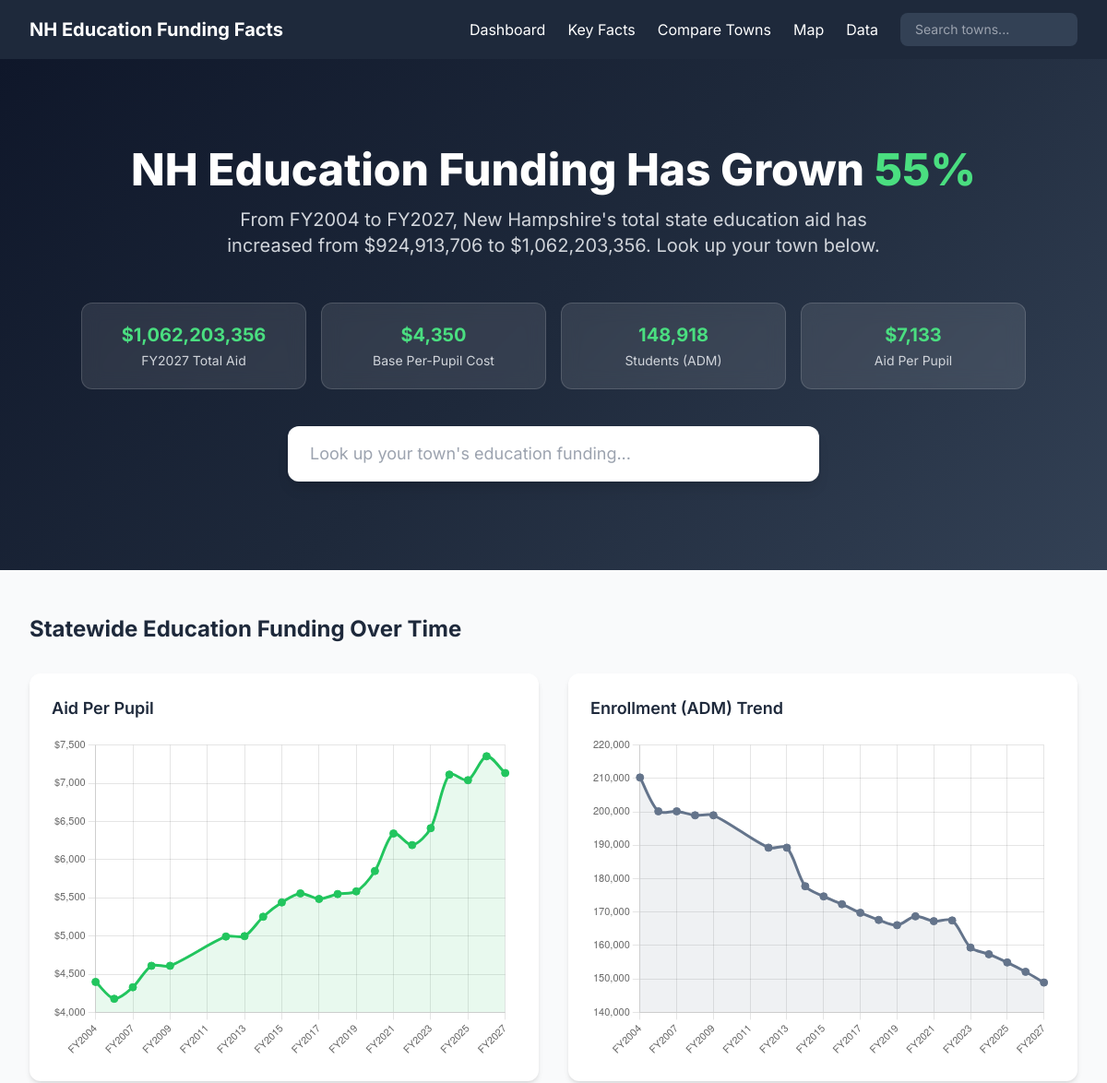
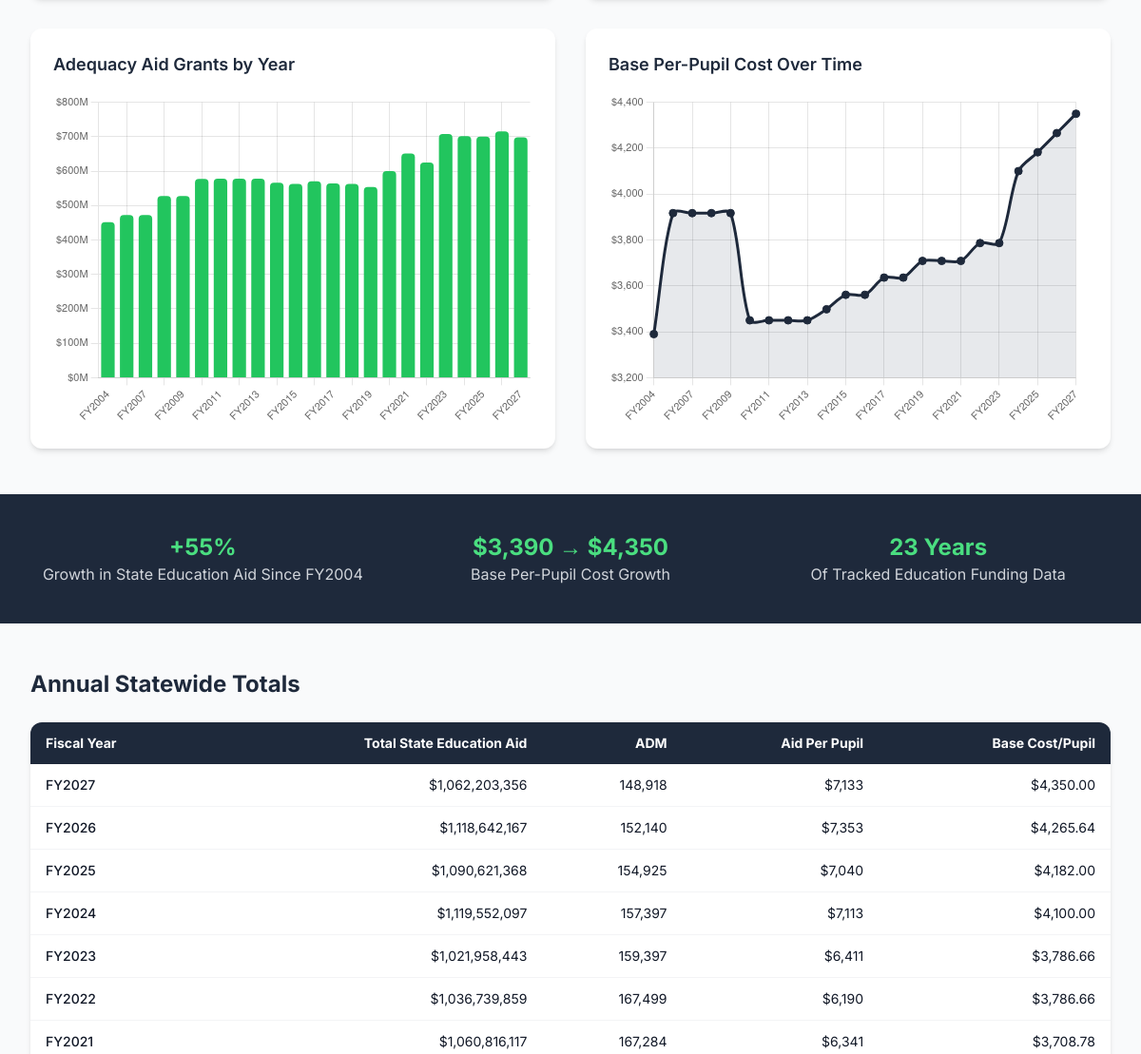
Before: / (upper part) with the older database file (2 pictures, top to bottom).
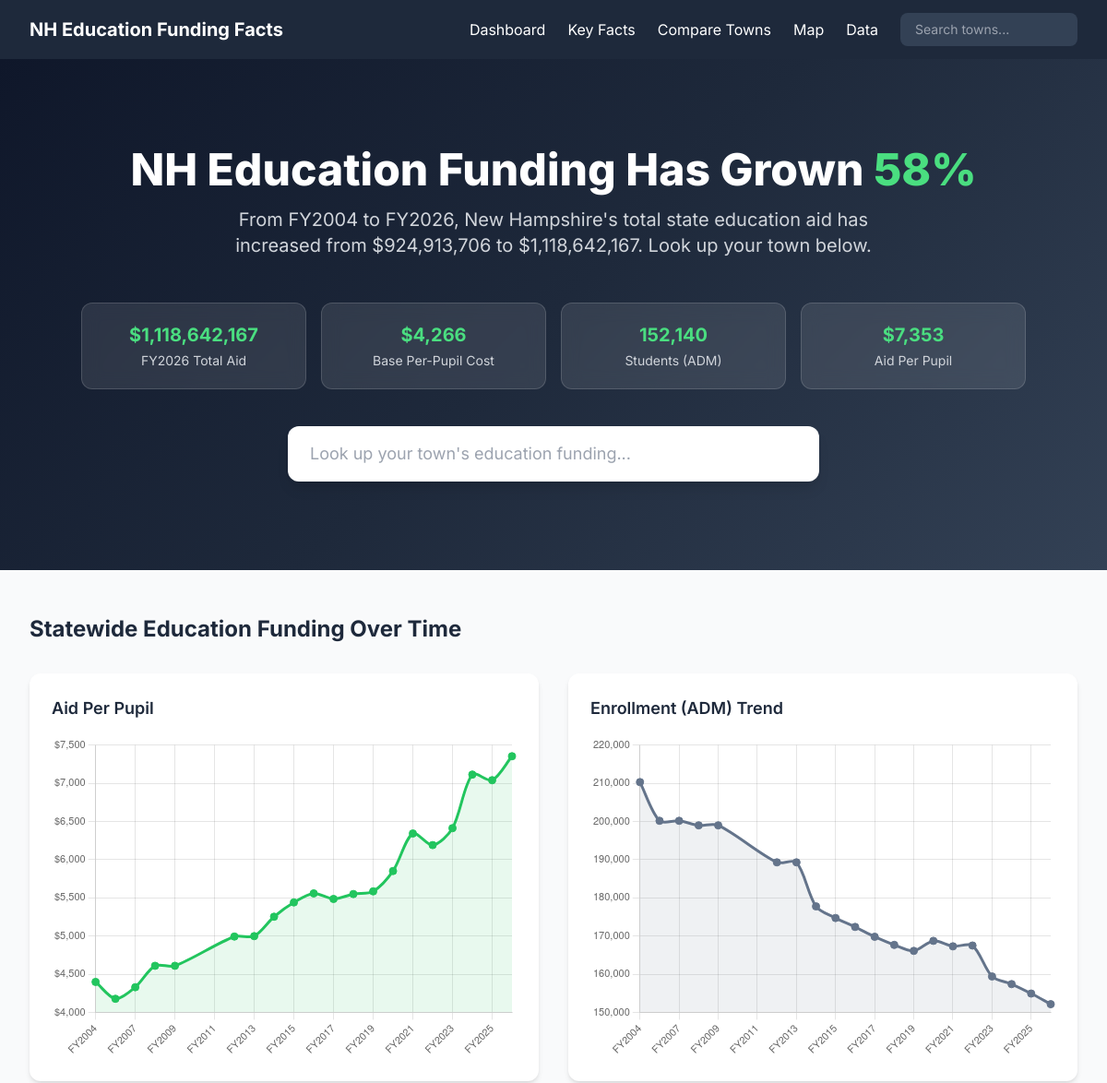
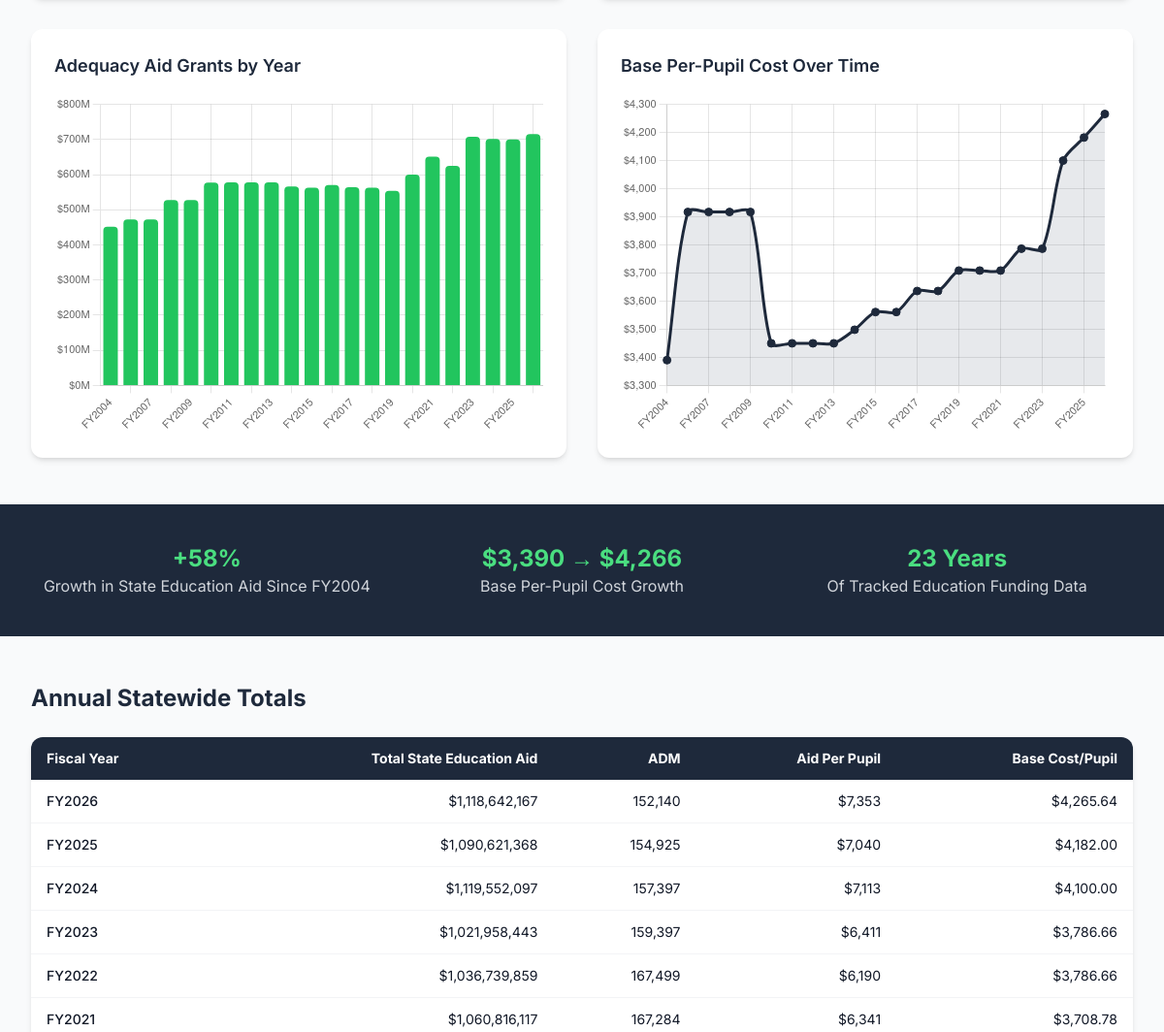
After: the same page with the newer database file (2 pictures, top to bottom).
### models.py (models this page shows)
class StatewideTotals(db.Model):
    __tablename__ = 'statewide_totals'
    fiscal_year = db.Column(db.Integer, primary_key=True)
    total_adequacy_aid = db.Column(db.Float)
    total_sped_aid = db.Column(db.Float)
    total_building_aid = db.Column(db.Float)
    total_charter_aid = db.Column(db.Float)
    total_cte_aid = db.Column(db.Float)
    total_kindergarten_aid = db.Column(db.Float)
    total_all_education_aid = db.Column(db.Float)
    base_cost_per_pupil = db.Column(db.Float)
    swept_rate = db.Column(db.Float)
    total_adm = db.Column(db.Float)
    total_fr_adm = db.Column(db.Float)
    aid_per_pupil = db.Column(db.Float)

### app.py (the view)
@app.route('/')
def index():
    totals = StatewideTotals.query.order_by(StatewideTotals.fiscal_year).all()
    years = [t.fiscal_year for t in totals]
    adequacy = [t.total_adequacy_aid or 0 for t in totals]
    sped = [t.total_sped_aid or 0 for t in totals]
    building = [t.total_building_aid or 0 for t in totals]
    charter = [t.total_charter_aid or 0 for t in totals]
    cte = [t.total_cte_aid or 0 for t in totals]
    kindergarten = [t.total_kindergarten_aid or 0 for t in totals]
    total_all = [t.total_all_education_aid or 0 for t in totals]
    per_pupil = [t.aid_per_pupil if t.aid_per_pupil and t.aid_per_pupil > 0 else None for t in totals]
    base_cost = [t.base_cost_per_pupil if t.base_cost_per_pupil and t.base_cost_per_pupil > 0 else None for t in totals]
    adm_data = [t.total_adm if t.total_adm and t.total_adm > 0 else None for t in totals]
    first = totals[0] if totals else None
    latest = totals[-1] if totals else None
    latest_good = None
    for t in reversed(totals):
        if t.total_all_education_aid and t.total_all_education_aid > 0:
            latest_good = t
            break
    first_good = None
    for t in totals:
        if t.total_all_education_aid and t.total_all_education_aid > 0:
            first_good = t
            break
    growth_pct = 0
    if first_good and latest_good and first_good.total_adequacy_aid and first_good.total_adequacy_aid > 0:
        growth_pct = ((latest_good.total_adequacy_aid - first_good.total_adequacy_aid)
                      / first_good.total_adequacy_aid) * 100
    return render_template('index.html',
                           totals=totals,
                           years=years,
                           adequacy=adequacy,
                           sped=sped,
                           building=building,
                           charter=charter,
                           cte=cte,
                           kindergarten=kindergarten,
                           total_all=total_all,
                           per_pupil=per_pupil,
                           base_cost=base_cost,
                           adm_data=adm_data,
                           first=first_good,
                           latest=latest_good,
                           growth_pct=growth_pct)

### app.py (called while the page is built)
@app.template_filter('currency_full')
def currency_full_filter(value):
    if value is None:
        return '$0'
    return f'${value:,.0f}'

@app.context_processor
def utility_processor():
    return {
        'min_year': 2004,
        'max_year': 2026,
    }

### templates/index.html (shortened to what the changed rows need)
{% extends "base.html" %}
{% block content %}
<section class="hero-gradient text-white py-16 md:py-24">
    <div class="max-w-7xl mx-auto px-4 sm:px-6 lg:px-8">
        <div class="text-center mb-12">
            <h1 class="text-4xl md:text-5xl font-extrabold mb-4">
                NH Education Funding Has Grown <span class="text-growth-light" id="hero-growth-pct">{{ "%.0f"|format(growth_pct) }}%</span>
            </h1>
            <p class="text-xl text-gray-300 max-w-3xl mx-auto">
                From FY{{ first.fiscal_year }} to FY{{ latest.fiscal_year }}, New Hampshire's total state education aid has increased
                from <span id="hero-first-aid">{{ first.total_all_education_aid|currency_full }}</span> to <span id="hero-latest-aid">{{ latest.total_all_education_aid|currency_full }}</span>.
                Look up your town below.
            </p>
        </div>
        <div class="grid grid-cols-1 md:grid-cols-4 gap-4 max-w-5xl mx-auto">
            <div class="stat-card rounded-xl p-5 text-center">
                <div class="text-xl font-bold text-growth-light" id="stat-total-aid">{{ latest.total_all_education_aid|currency_full }}</div>
                <div class="text-sm text-gray-300 mt-1">FY{{ latest.fiscal_year }} Total Aid</div>
            </div>
            <div class="stat-card rounded-xl p-5 text-center">
                <div class="text-xl font-bold text-growth-light" id="stat-base-cost">${{ "{:,.0f}".format(latest.base_cost_per_pupil or 0) }}</div>
                <div class="text-sm text-gray-300 mt-1">Base Per-Pupil Cost</div>
            </div>
            <div class="stat-card rounded-xl p-5 text-center">
                <div class="text-xl font-bold text-growth-light">{{ "{:,.0f}".format(latest.total_adm or 0) }}</div>
                <div class="text-sm text-gray-300 mt-1">Students (ADM)</div>
            </div>
            <div class="stat-card rounded-xl p-5 text-center">
                <div class="text-xl font-bold text-growth-light" id="stat-aid-per-pupil">${{ "{:,.0f}".format(latest.aid_per_pupil or 0) }}</div>
                <div class="text-sm text-gray-300 mt-1">Aid Per Pupil</div>
            </div>
        </div>
    </div>
</section>
<section class="py-12">
    <div class="max-w-7xl mx-auto px-4 sm:px-6 lg:px-8">
        <h2 class="text-2xl font-bold text-navy-800 mb-8">Statewide Education Funding Over Time</h2>
        <div class="grid grid-cols-1 lg:grid-cols-2 gap-8">
            <div class="bg-white rounded-xl shadow-md p-6">
                <div class="chart-container" style="height: 350px;">
                    <canvas id="perPupilChart"></canvas>
                </div>
            </div>
            <div class="bg-white rounded-xl shadow-md p-6">
                <div class="chart-container" style="height: 350px;">
                    <canvas id="enrollmentChart"></canvas>
                </div>
            </div>
            <div class="bg-white rounded-xl shadow-md p-6">
                <div class="chart-container" style="height: 350px;">
                    <canvas id="totalAidChart"></canvas>
                </div>
            </div>
            <div class="bg-white rounded-xl shadow-md p-6">
                <div class="chart-container" style="height: 350px;">
                    <canvas id="baseCostChart"></canvas>
                </div>
            </div>
        </div>
    </div>
</section>
<section class="bg-navy-800 text-white py-10">
    <div class="max-w-7xl mx-auto px-4 sm:px-6 lg:px-8">
        <div class="grid grid-cols-1 md:grid-cols-3 gap-6 text-center">
            <div>
                <div class="text-2xl font-bold text-growth-light" id="facts-growth-pct">+{{ "%.0f"|format(growth_pct) }}%</div>
                <div class="text-gray-300">Growth in State Education Aid Since FY{{ first.fiscal_year }}</div>
            </div>
            <div>
                {% if first and latest and first.base_cost_per_pupil and latest.base_cost_per_pupil %}
                <div class="text-2xl font-bold text-growth-light" id="facts-base-cost">
                    ${{ "{:,.0f}".format(first.base_cost_per_pupil) }} &rarr; ${{ "{:,.0f}".format(latest.base_cost_per_pupil) }}
                </div>
                <div class="text-gray-300">Base Per-Pupil Cost Growth</div>
                {% endif %}
            </div>
        </div>
    </div>
</section>
<section class="py-12">
    <div class="max-w-7xl mx-auto px-4 sm:px-6 lg:px-8">
        <h2 class="text-2xl font-bold text-navy-800 mb-6">Annual Statewide Totals</h2>
        <div class="bg-white rounded-xl shadow-md overflow-x-auto">
            <table class="w-full text-sm">
                <thead class="bg-navy-800 text-white">
                    <tr>
                        <th class="px-4 py-3 text-left">Fiscal Year</th>
                        <th class="px-4 py-3 text-right">Total State Education Aid</th>
                        <th class="px-4 py-3 text-right">ADM</th>
                        <th class="px-4 py-3 text-right">Aid Per Pupil</th>
                        <th class="px-4 py-3 text-right">Base Cost/Pupil</th>
                    </tr>
                </thead>
                <tbody id="statewide-table-body">
                    {% for t in totals|reverse %}
                    <tr class="border-b border-gray-100 hover:bg-gray-50">
                        <td class="px-4 py-3 font-medium">FY{{ t.fiscal_year }}</td>
                        <td class="px-4 py-3 text-right">{{ t.total_all_education_aid|currency_full }}</td>
                        <td class="px-4 py-3 text-right">{{ "{:,.0f}".format(t.total_adm) if t.total_adm and t.total_adm > 0 else '-' }}</td>
                        <td class="px-4 py-3 text-right">{{ "${:,.0f}".format(t.aid_per_pupil) if t.aid_per_pupil and t.aid_per_pupil > 0 else '-' }}</td>
                        <td class="px-4 py-3 text-right">${{ "{:,.2f}".format(t.base_cost_per_pupil or 0) }}</td>
                    </tr>
                    {% endfor %}
                </tbody>
            </table>
        </div>
    </div>
</section>
{% endblock %}

Changed rows visible on the page:
removed StatewideTotals: fiscal_year "2027", total_all_education_aid "$1,062,203,356", base_cost_per_pupil "4,350", total_adm "148,918", aid_per_pupil "7,133", aid_per_pupil "$7,133", base_cost_per_pupil "4,350.00"
Other visible differences:
{{ "%.0f"|format(growth_pct) }}: "55" → "58"
{{ latest.fiscal_year }}: "2027" → "2026"
{{ latest.total_all_education_aid|currency_full }}: "$1,062,203,356" → "$1,118,642,167"
{{ "{:,.0f}".format(latest.base_cost_per_pupil or 0) }}: "4,350" → "4,266"
{{ "{:,.0f}".format(latest.total_adm or 0) }}: "148,918" → "152,140"
{{ "{:,.0f}".format(latest.aid_per_pupil or 0) }}: "7,133" → "7,353"
chart data {{ years|tojson }}: [2004, 2006, 2007, 2008, 2009, 2010, 2011, 2012, 2013, 2014, 2015, 2016, 2017, 2018, 2019, 2020, 2021, 2022, 2023, 2024, 2025, 2026, 2027] → [2004, 2006, 2007, 2008, 2009, 2010, 2011, 2012, 2013, 2014, 2015, 2016, 2017, 2018, 2019, 2020, 2021, 2022, 2023, 2024, 2025, 2026]
chart data {{ base_cost|tojson }}: [3390.0, 3917.0, 3917.0, 3917.0, 3917.0, 3450.0, 3450.0, 3450.0, 3450.0, 3498.3, 3561.27, 3561.27, 3636.06, 3636.06, 3708.78, 3708.78, 3708.78, 3786.66, 3786.66, 4100.0, 4182.0, 4265.64, 4350.0] → [3390.0, 3917.0, 3917.0, 3917.0, 3917.0, 3450.0, 3450.0, 3450.0, 3450.0, 3498.3, 3561.27, 3561.27, 3636.06, 3636.06, 3708.78, 3708.78, 3708.78, 3786.66, 3786.66, 4100.0, 4182.0, 4265.64]
chart data {{ adm_data|tojson }}: [210276.8, 200153.8, 200153.8, 198968.9, 198968.9, null, null, 189275.93, 189275.93, 177747.28, 174706.05, 172363.77, 169793.46, 167655.54, 166095.94, 168724.33, 167284.3, 167498.55, 159396.63, 157396.86, 154925.37, 152139.68, 148918.1] → [210276.8, 200153.8, 200153.8, 198968.9, 198968.9, null, null, 189275.93, 189275.93, 177747.28, 174706.05, 172363.77, 169793.46, 167655.54, 166095.94, 168724.33, 167284.3, 167498.55, 159396.63, 157396.86, 154925.37, 152139.68]
{{ "{:,.0f}".format(latest.base_cost_per_pupil) }}: "4,350" → "4,266"
